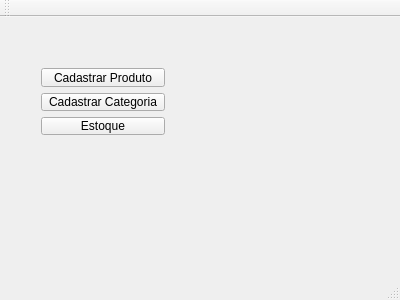
<?xml version="1.0" encoding="UTF-8"?>
<ui version="4.0">
 <class>MainWindow</class>
 <widget class="QMainWindow" name="MainWindow">
  <property name="geometry">
   <rect>
    <x>0</x>
    <y>0</y>
    <width>400</width>
    <height>300</height>
   </rect>
  </property>
  <property name="windowTitle">
   <string>MainWindow</string>
  </property>
  <widget class="QWidget" name="centralWidget">
   <widget class="QWidget" name="">
    <property name="geometry">
     <rect>
      <x>30</x>
      <y>40</y>
      <width>146</width>
      <height>89</height>
     </rect>
    </property>
    <layout class="QVBoxLayout" name="verticalLayout">
     <item>
      <widget class="QPushButton" name="pBCadastroProd">
       <property name="text">
        <string>Cadastrar Produto</string>
       </property>
      </widget>
     </item>
     <item>
      <widget class="QPushButton" name="pBCadastroCategoria">
       <property name="text">
        <string>Cadastrar Categoria</string>
       </property>
      </widget>
     </item>
     <item>
      <widget class="QPushButton" name="pBEstoque">
       <property name="text">
        <string>Estoque</string>
       </property>
      </widget>
     </item>
    </layout>
   </widget>
  </widget>
  <widget class="QMenuBar" name="menuBar">
   <property name="geometry">
    <rect>
     <x>0</x>
     <y>0</y>
     <width>400</width>
     <height>22</height>
    </rect>
   </property>
  </widget>
  <widget class="QToolBar" name="mainToolBar">
   <attribute name="toolBarArea">
    <enum>TopToolBarArea</enum>
   </attribute>
   <attribute name="toolBarBreak">
    <bool>false</bool>
   </attribute>
  </widget>
  <widget class="QStatusBar" name="statusBar"/>
 </widget>
 <layoutdefault spacing="6" margin="11"/>
 <resources/>
 <connections/>
</ui>
